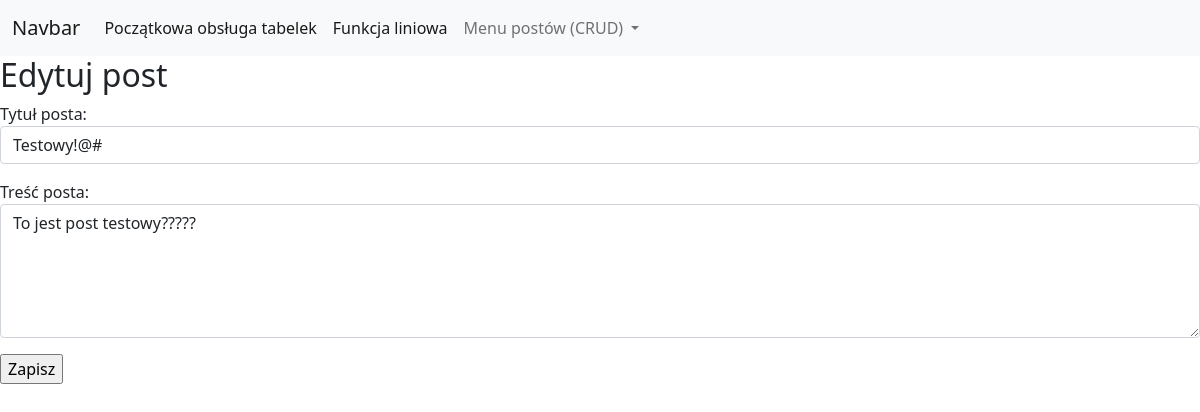
/posts/update/1, run on an earlier commit of the app's database.
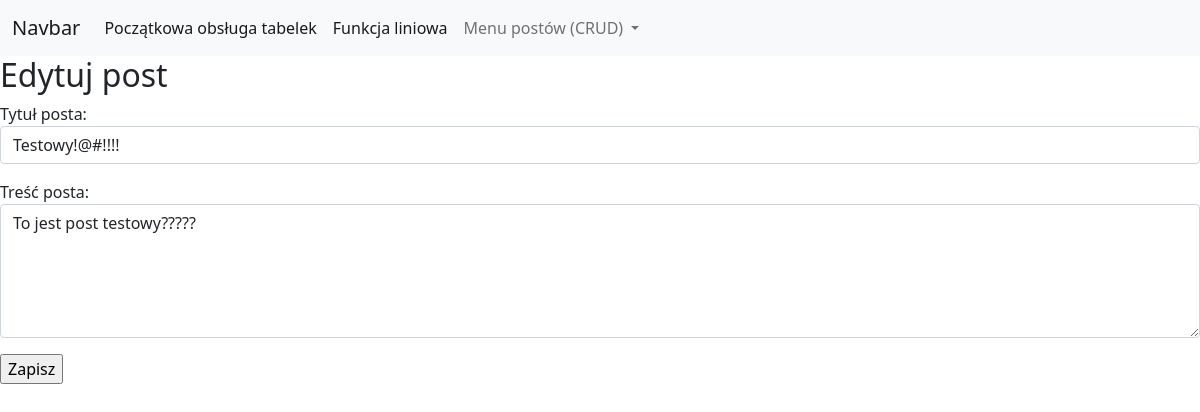
And on a later commit of the database.
### myapp/models.py (models this page shows, shortened)
class Post(models.Model):
    title = models.CharField(max_length=200)
    content = models.TextField()
    create_at = models.DateTimeField(auto_now_add=True)

### myapp/views.py (the view)
# urls.py: path('posts/update/<int:post_id>', update_post, name='update_post'),
def update_post(request, post_id):
    post = get_object_or_404(Post, id=post_id)
    form = PostForm(request.POST or None, instance=post)
    if request.method == "POST" and form.is_valid():
        form.save()
        return redirect("post_list")
    return render(request, "myapp/post_form.html",
                  {"form": form, "title": "Edytuj post"})

### myapp/forms.py
class PostForm(forms.ModelForm):
    class Meta:
        model = Post
        fields = ["title", "content"]
        labels = {"title": "Tytuł posta", "content": "Treść posta"}
        widgets = {
            "title": forms.TextInput(attrs={"class": "form-control", "placeholder": "Podaj tytuł"}),
            "content": forms.Textarea(attrs={"class": "form-control", "placeholder": "Podaj treść posta", "rows": 5}),
        }

### myapp/templates/myapp/post_form.html (shortened to what this page needs)
{% extends "myapp/base.html" %}
{% block content %}
<h2>{{ title }}</h2>
<form method="POST">
    {{ form.as_p }}
    <input type="submit" value="Zapisz">
</form>
{% endblock %}

### myapp/templates/myapp/base.html (shortened to what this page needs)
<!doctype html>
<html lang="pl">
  <head>
    <link href="https://cdn.jsdelivr.net/npm/bootstrap@5.0.2/dist/css/bootstrap.min.css" rel="stylesheet">
  </head>
  <body>
<nav class="navbar navbar-expand-lg navbar-light bg-light">
  <div class="container-fluid">
    <a class="navbar-brand" href="#">Navbar</a>
    <div class="collapse navbar-collapse" id="navbarNavDropdown">
      <ul class="navbar-nav">
        <li class="nav-item">
          <a class="nav-link active" aria-current="page" href="{% url 'table' %}">Początkowa obsługa tabelek</a>
        </li>
        <li class="nav-item">
          <a class="nav-link active" aria-current="page" href="{% url 'zero_point' %}">Funkcja liniowa</a>
        </li>
        <li class="nav-item dropdown">
          <a class="nav-link dropdown-toggle" href="#" id="navbarDropdownMenuLink" role="button" data-bs-toggle="dropdown" aria-expanded="false">
            Menu postów (CRUD)
          </a>
        </li>
      </ul>
    </div>
  </div>
</nav>
    {% block content %}Standardowa zawartość{% endblock %}
  </body>
</html>

What changed in the data, as far as the page shows it:
changed Post "To jest post testowy?????": title "Testowy!@#" → "Testowy!@#!!!!"
